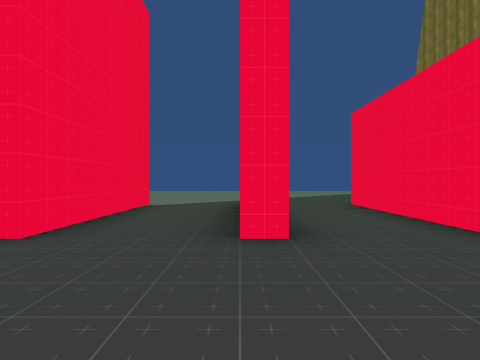
view 1 (above)

16 first-person views from a walk through a scene from a Unity 3-D project. The camera is 1.2 m above the floor, looks level and sees 70° across. The floor is counted in squares, 2 m on a side. Each view is taken from the middle of a square. On the plan, view 1 faces up. The plan holds only what a view shows up to about 10 squares ahead; the rest is blank. The place goes on beyond the plan. The player character is not drawn. Some surface patterns are stand-ins.

view 2
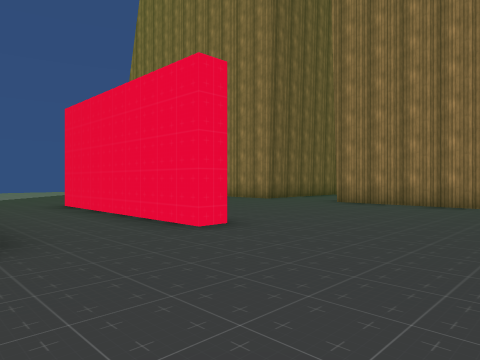

view 3
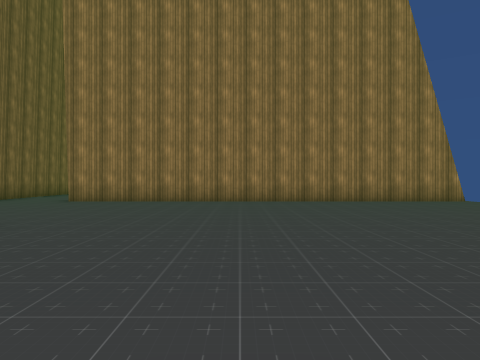

view 4
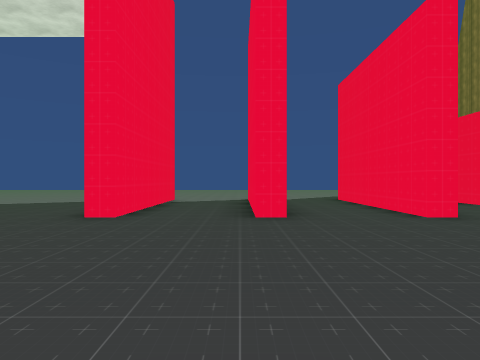

view 5
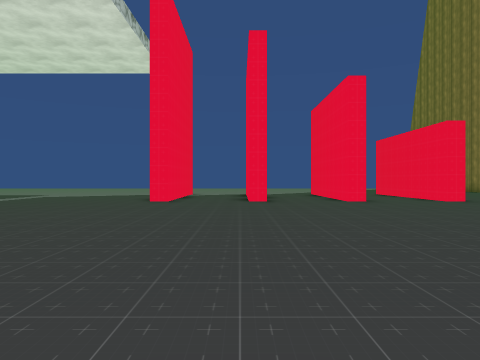

view 6
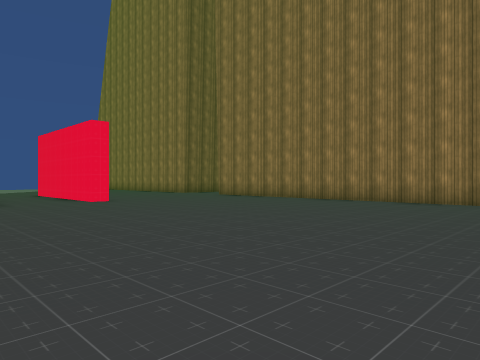

view 7
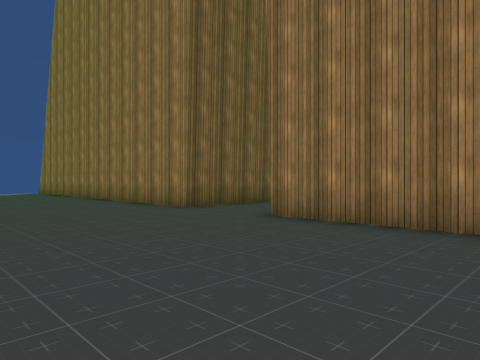

view 8
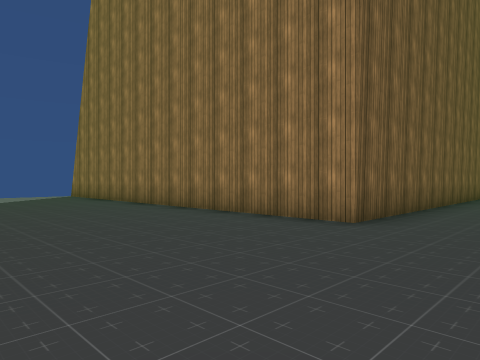

view 9
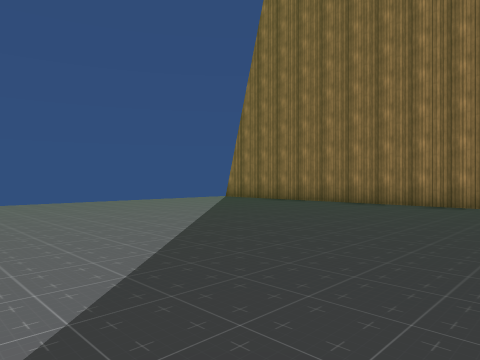

view 10
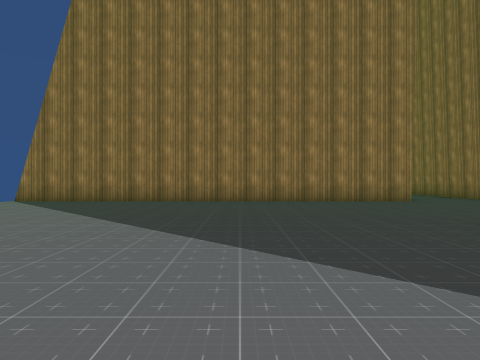

view 11
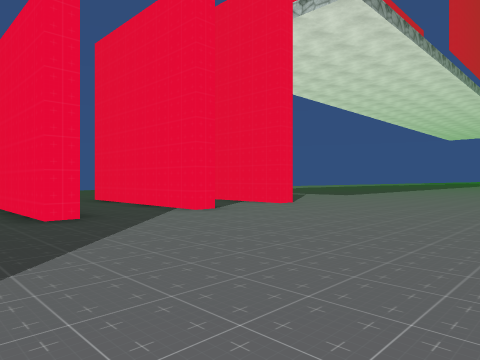

view 12
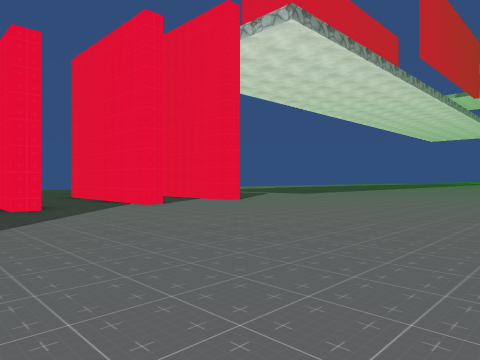

view 13
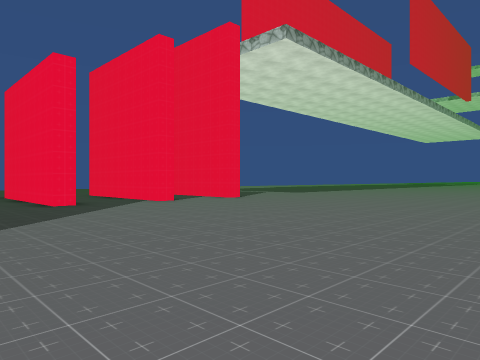

view 14
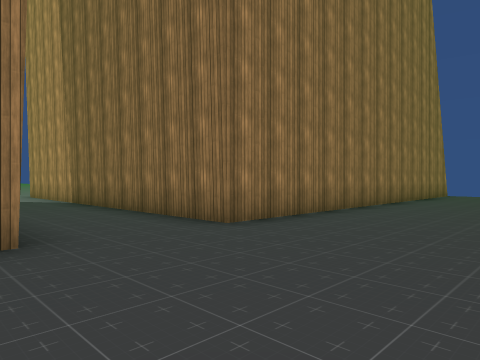

view 15
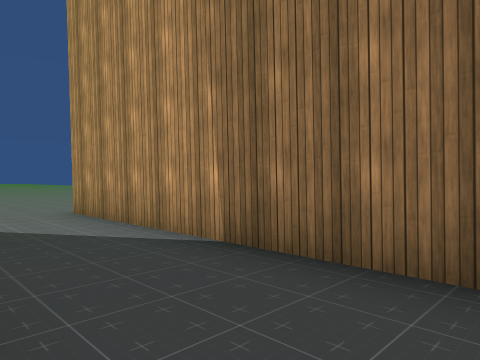

view 16
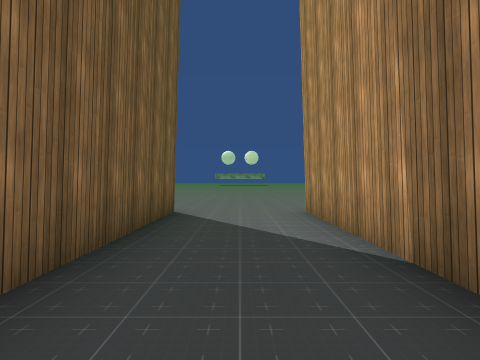

### Floor plan
Points are (right, up) in squares from view 1. A wall is a line through its corners. A room is listed if a view was taken in it or the views show most of it. See-through windows are left out.
Room 1 (views 1, 2, 3, 4, 5, 6, 7, 8, 9, 10, 11, 12, 13, 14, 15, 16)
walls: (0.6, 3.5) (0, 3.5) (0, 8); (3.4, 3.5) (2.8, 3.5) (2.8, 8.5); (0, 8.5) (0.5, 8.5) (0.5, 5.4); (-2.8, 8.5) (-2.2, 8.5) (-2.2, 3.5) (-2.7, 3.5) (-2.7, 7.4); (-5.5, 8.5) (-5, 8.5) (-5, 3.5) (-5.5, 3.5); (8.5, -6.2) (8.5, 4.8) (18.5, 4.8); (18.5, 7.2) (8.5, 7.2) (8.5, 18.2)
ways out: opening at (18.3, 6)

Positions as (right, up) in squares from view 1, and headings:
1: (0, 0), facing up
2: (0, 0), facing up-right
3: (-1, 0), facing right
4: (-3, -2), facing up
5: (-3, -6), facing up
6: (-1, -6), facing up-right
7: (4, 1), facing up-right
8: (4, 5), facing up-right
9: (0, 9), facing up-right
10: (-1, 12), facing right
11: (2, 14), facing down-left
12: (2, 16), facing down-left
13: (3, 17), facing down-left
14: (5, 8), facing down-right
15: (12, 7), facing down-right
16: (12, 6), facing right
